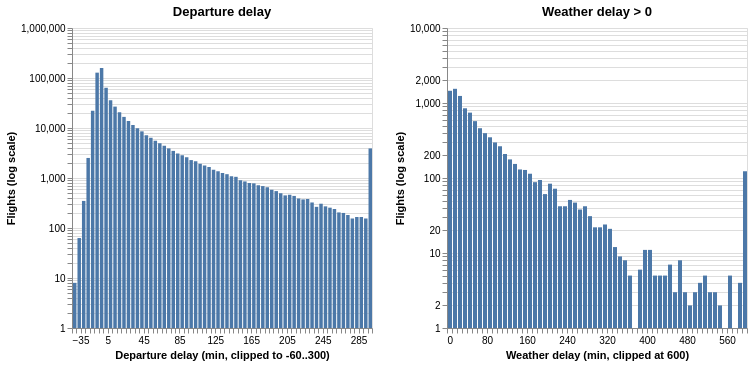

Notebook source saved alongside this figure:
### Markdown cell above
### Distribution plots

### Code cell
# Delays have a long right tail (max ~46 hours), so clip the view to -60..300 min and use a log y-axis
# Weather delay is 0 for most late flights, so plot only the flights where it is > 0
dep_chart = alt.Chart(flights[['dep_delay']].dropna().clip(-60, 300)).mark_bar().encode(
    x=alt.X('dep_delay:Q', bin=alt.Bin(step=5), title='Departure delay (min, clipped to -60..300)'),
    y=alt.Y('count():Q', scale=alt.Scale(type='log'), title='Flights (log scale)'),
).properties(title='Departure delay', width=300)
wx_chart = alt.Chart(flights.loc[flights['weather_delay'] > 0, ['weather_delay']].clip(upper=600)).mark_bar().encode(
    x=alt.X('weather_delay:Q', bin=alt.Bin(step=10), title='Weather delay (min, clipped at 600)'),
    y=alt.Y('count():Q', scale=alt.Scale(type='log'), title='Flights (log scale)'),
).properties(title='Weather delay > 0', width=300)
dep_chart | wx_chart

### Figure 1 — Vega specification as saved in the notebook (floating-point values rounded to 4 significant figures)
{"$schema": "https://vega.github.io/schema/vega/v5.json", "data": [{"name": "source_0", "values": [{"__count": 63785, "bin_step_5_dep_delay": 0.0, "bin_step_5_dep_delay_end": 5.0}, {"__count": 159251, "bin_step_5_dep_delay": -5.0, "bin_step_5_dep_delay_end": 0.0}, {"__count": 127925, "bin_step_5_dep_delay": -10.0, "bin_step_5_dep_delay_end": -5.0}, {"__count": 1924, "bin_step_5_dep_delay": 105.0, "bin_step_5_dep_delay_end": 110.0}, {"__count": 2281, "bin_step_5_dep_delay": 95.0, "bin_step_5_dep_delay_end": 100.0}, {"__count": 22116, "bin_step_5_dep_delay": -15.0, "bin_step_5_dep_delay_end": -10.0}, {"__count": 36039, "bin_step_5_dep_delay": 5.0, "bin_step_5_dep_delay_end": 10.0}, {"__count": 9930, "bin_step_5_dep_delay": 35.0, "bin_step_5_dep_delay_end": 40.0}, {"__count": 16685, "bin_step_5_dep_delay": 20.0, "bin_step_5_dep_delay_end": 25.0}, {"__count": 3908, "bin_step_5_dep_delay": 70.0, "bin_step_5_dep_delay_end": 75.0}, {"__count": 6379, "bin_step_5_dep_delay": 50.0, "bin_step_5_dep_delay_end": 55.0}, {"__count": 200, "bin_step_5_dep_delay": 265.0, "bin_step_5_dep_delay_end": 270.0}, {"__count": 2601, "bin_step_5_dep_delay": 90.0, "bin_step_5_dep_delay_end": 95.0}, {"__count": 20743, "bin_step_5_dep_delay": 15.0, "bin_step_5_dep_delay_end": 20.0}, {"__count": 26790, "bin_step_5_dep_delay": 10.0, "bin_step_5_dep_delay_end": 15.0}, {"__count": 11494, "bin_step_5_dep_delay": 30.0, "bin_step_5_dep_delay_end": 35.0}, {"__count": 4393, "bin_step_5_dep_delay": 65.0, "bin_step_5_dep_delay_end": 70.0}, {"__count": 13880, "bin_step_5_dep_delay": 25.0, "bin_step_5_dep_delay_end": 30.0}, {"__count": 5571, "bin_step_5_dep_delay": 55.0, "bin_step_5_dep_delay_end": 60.0}, {"__count": 2518, "bin_step_5_dep_delay": -20.0, "bin_step_5_dep_delay_end": -15.0}, {"__count": 4953, "bin_step_5_dep_delay": 60.0, "bin_step_5_dep_delay_end": 65.0}, {"__count": 689, "bin_step_5_dep_delay": 175.0, "bin_step_5_dep_delay_end": 180.0}, {"__count": 7147, "bin_step_5_dep_delay": 45.0, "bin_step_5_dep_delay_end": 50.0}, {"__count": 465, "bin_step_5_dep_delay": 205.0, "bin_step_5_dep_delay_end": 210.0}, {"__count": 1260, "bin_step_5_dep_delay": 130.0, "bin_step_5_dep_delay_end": 135.0}, {"__count": 2850, "bin_step_5_dep_delay": 85.0, "bin_step_5_dep_delay_end": 90.0}, {"__count": 1364, "bin_step_5_dep_delay": 125.0, "bin_step_5_dep_delay_end": 130.0}, {"__count": 3485, "bin_step_5_dep_delay": 75.0, "bin_step_5_dep_delay_end": 80.0}, {"__count": 8567, "bin_step_5_dep_delay": 40.0, "bin_step_5_dep_delay_end": 45.0}, {"__count": 3902, "bin_step_5_dep_delay": 295.0, "bin_step_5_dep_delay_end": 300.0}, {"__count": 3087, "bin_step_5_dep_delay": 80.0, "bin_step_5_dep_delay_end": 85.0}, {"__count": 1661, "bin_step_5_dep_delay": 115.0, "bin_step_5_dep_delay_end": 120.0}, {"__count": 1774, "bin_step_5_dep_delay": 110.0, "bin_step_5_dep_delay_end": 115.0}, {"__count": 1056, "bin_step_5_dep_delay": 145.0, "bin_step_5_dep_delay_end": 150.0}, {"__count": 1456, "bin_step_5_dep_delay": 120.0, "bin_step_5_dep_delay_end": 125.0}, {"__count": 324, "bin_step_5_dep_delay": 230.0, "bin_step_5_dep_delay_end": 235.0}, {"__count": 654, "bin_step_5_dep_delay": 180.0, "bin_step_5_dep_delay_end": 185.0}, {"__count": 547, "bin_step_5_dep_delay": 190.0, "bin_step_5_dep_delay_end": 195.0}, {"__count": 63, "bin_step_5_dep_delay": -30.0, "bin_step_5_dep_delay_end": -25.0}, {"__count": 901, "bin_step_5_dep_delay": 150.0, "bin_step_5_dep_delay_end": 155.0}, {"__count": 494, "bin_step_5_dep_delay": 195.0, "bin_step_5_dep_delay_end": 200.0}, {"__count": 854, "bin_step_5_dep_delay": 155.0, "bin_step_5_dep_delay_end": 160.0}, {"__count": 389, "bin_step_5_dep_delay": 215.0, "bin_step_5_dep_delay_end": 220.0}, {"__count": 255, "bin_step_5_dep_delay": 250.0, "bin_step_5_dep_delay_end": 255.0}, {"__count": 715, "bin_step_5_dep_delay": 170.0, "bin_step_5_dep_delay_end": 175.0}, {"__count": 2160, "bin_step_5_dep_delay": 100.0, "bin_step_5_dep_delay_end": 105.0}, {"__count": 582, "bin_step_5_dep_delay": 185.0, "bin_step_5_dep_delay_end": 190.0}, {"__count": 781, "bin_step_5_dep_delay": 165.0, "bin_step_5_dep_delay_end": 170.0}, {"__count": 240, "bin_step_5_dep_delay": 255.0, "bin_step_5_dep_delay_end": 260.0}, {"__count": 438, "bin_step_5_dep_delay": 210.0, "bin_step_5_dep_delay_end": 215.0}, {"__count": 1192, "bin_step_5_dep_delay": 135.0, "bin_step_5_dep_delay_end": 140.0}, {"__count": 380, "bin_step_5_dep_delay": 225.0, "bin_step_5_dep_delay_end": 230.0}, {"__count": 306, "bin_step_5_dep_delay": 240.0, "bin_step_5_dep_delay_end": 245.0}, {"__count": 449, "bin_step_5_dep_delay": 200.0, "bin_step_5_dep_delay_end": 205.0}, {"__count": 791, "bin_step_5_dep_delay": 160.0, "bin_step_5_dep_delay_end": 165.0}, {"__count": 348, "bin_step_5_dep_delay": -25.0, "bin_step_5_dep_delay_end": -20.0}, {"__count": 166, "bin_step_5_dep_delay": 280.0, "bin_step_5_dep_delay_end": 285.0}, {"__count": 265, "bin_step_5_dep_delay": 235.0, "bin_step_5_dep_delay_end": 240.0}, {"__count": 1085, "bin_step_5_dep_delay": 140.0, "bin_step_5_dep_delay_end": 145.0}, {"__count": 373, "bin_step_5_dep_delay": 220.0, "bin_step_5_dep_delay_end": 225.0}, {"__count": 205, "bin_step_5_dep_delay": 260.0, "bin_step_5_dep_delay_end": 265.0}, {"__count": 155, "bin_step_5_dep_delay": 275.0, "bin_step_5_dep_delay_end": 280.0}, {"__count": 166, "bin_step_5_dep_delay": 285.0, "bin_step_5_dep_delay_end": 290.0}, {"__count": 182, "bin_step_5_dep_delay": 270.0, "bin_step_5_dep_delay_end": 275.0}, {"__count": 155, "bin_step_5_dep_delay": 290.0, "bin_step_5_dep_delay_end": 295.0}, {"__count": 271, "bin_step_5_dep_delay": 245.0, "bin_step_5_dep_delay_end": 250.0}, {"__count": 8, "bin_step_5_dep_delay": -35.0, "bin_step_5_dep_delay_end": -30.0}]}, {"name": "source_1", "values": [{"__count": 573, "bin_step_10_weather_delay": 50.0, "bin_step_10_weather_delay_end": 60.0}, {"__count": 1242, "bin_step_10_weather_delay": 20.0, "bin_step_10_weather_delay_end": 30.0}, {"__count": 1546, "bin_step_10_weather_delay": 10.0, "bin_step_10_weather_delay_end": 20.0}, {"__count": 1455, "bin_step_10_weather_delay": 0.0, "bin_step_10_weather_delay_end": 10.0}, {"__count": 850, "bin_step_10_weather_delay": 30.0, "bin_step_10_weather_delay_end": 40.0}, {"__count": 130, "bin_step_10_weather_delay": 140.0, "bin_step_10_weather_delay_end": 150.0}, {"__count": 744, "bin_step_10_weather_delay": 40.0, "bin_step_10_weather_delay_end": 50.0}, {"__count": 461, "bin_step_10_weather_delay": 60.0, "bin_step_10_weather_delay_end": 70.0}, {"__count": 24, "bin_step_10_weather_delay": 310.0, "bin_step_10_weather_delay_end": 320.0}, {"__count": 128, "bin_step_10_weather_delay": 150.0, "bin_step_10_weather_delay_end": 160.0}, {"__count": 396, "bin_step_10_weather_delay": 70.0, "bin_step_10_weather_delay_end": 80.0}, {"__count": 349, "bin_step_10_weather_delay": 80.0, "bin_step_10_weather_delay_end": 90.0}, {"__count": 114, "bin_step_10_weather_delay": 160.0, "bin_step_10_weather_delay_end": 170.0}, {"__count": 265, "bin_step_10_weather_delay": 100.0, "bin_step_10_weather_delay_end": 110.0}, {"__count": 298, "bin_step_10_weather_delay": 90.0, "bin_step_10_weather_delay_end": 100.0}, {"__count": 42, "bin_step_10_weather_delay": 220.0, "bin_step_10_weather_delay_end": 230.0}, {"__count": 88, "bin_step_10_weather_delay": 170.0, "bin_step_10_weather_delay_end": 180.0}, {"__count": 177, "bin_step_10_weather_delay": 120.0, "bin_step_10_weather_delay_end": 130.0}, {"__count": 38, "bin_step_10_weather_delay": 260.0, "bin_step_10_weather_delay_end": 270.0}, {"__count": 209, "bin_step_10_weather_delay": 110.0, "bin_step_10_weather_delay_end": 120.0}, {"__count": 154, "bin_step_10_weather_delay": 130.0, "bin_step_10_weather_delay_end": 140.0}, {"__count": 84, "bin_step_10_weather_delay": 200.0, "bin_step_10_weather_delay_end": 210.0}, {"__count": 94, "bin_step_10_weather_delay": 180.0, "bin_step_10_weather_delay_end": 190.0}, {"__count": 61, "bin_step_10_weather_delay": 190.0, "bin_step_10_weather_delay_end": 200.0}, {"__count": 6, "bin_step_10_weather_delay": 380.0, "bin_step_10_weather_delay_end": 390.0}, {"__count": 42, "bin_step_10_weather_delay": 270.0, "bin_step_10_weather_delay_end": 280.0}, {"__count": 123, "bin_step_10_weather_delay": 590.0, "bin_step_10_weather_delay_end": 600.0}, {"__count": 72, "bin_step_10_weather_delay": 210.0, "bin_step_10_weather_delay_end": 220.0}, {"__count": 1, "bin_step_10_weather_delay": 550.0, "bin_step_10_weather_delay_end": 560.0}, {"__count": 47, "bin_step_10_weather_delay": 250.0, "bin_step_10_weather_delay_end": 260.0}, {"__count": 31, "bin_step_10_weather_delay": 280.0, "bin_step_10_weather_delay_end": 290.0}, {"__count": 5, "bin_step_10_weather_delay": 420.0, "bin_step_10_weather_delay_end": 430.0}, {"__count": 51, "bin_step_10_weather_delay": 240.0, "bin_step_10_weather_delay_end": 250.0}, {"__count": 42, "bin_step_10_weather_delay": 230.0, "bin_step_10_weather_delay_end": 240.0}, {"__count": 5, "bin_step_10_weather_delay": 430.0, "bin_step_10_weather_delay_end": 440.0}, {"__count": 5, "bin_step_10_weather_delay": 560.0, "bin_step_10_weather_delay_end": 570.0}, {"__count": 4, "bin_step_10_weather_delay": 500.0, "bin_step_10_weather_delay_end": 510.0}, {"__count": 3, "bin_step_10_weather_delay": 530.0, "bin_step_10_weather_delay_end": 540.0}, {"__count": 2, "bin_step_10_weather_delay": 480.0, "bin_step_10_weather_delay_end": 490.0}, {"__count": 9, "bin_step_10_weather_delay": 340.0, "bin_step_10_weather_delay_end": 350.0}, {"__count": 21, "bin_step_10_weather_delay": 320.0, "bin_step_10_weather_delay_end": 330.0}, {"__count": 22, "bin_step_10_weather_delay": 300.0, "bin_step_10_weather_delay_end": 310.0}, {"__count": 22, "bin_step_10_weather_delay": 290.0, "bin_step_10_weather_delay_end": 300.0}, {"__count": 2, "bin_step_10_weather_delay": 540.0, "bin_step_10_weather_delay_end": 550.0}, {"__count": 3, "bin_step_10_weather_delay": 450.0, "bin_step_10_weather_delay_end": 460.0}, {"__count": 5, "bin_step_10_weather_delay": 360.0, "bin_step_10_weather_delay_end": 370.0}, {"__count": 11, "bin_step_10_weather_delay": 390.0, "bin_step_10_weather_delay_end": 400.0}, {"__count": 8, "bin_step_10_weather_delay": 460.0, "bin_step_10_weather_delay_end": 470.0}, {"__count": 3, "bin_step_10_weather_delay": 490.0, "bin_step_10_weather_delay_end": 500.0}, {"__count": 1, "bin_step_10_weather_delay": 370.0, "bin_step_10_weather_delay_end": 380.0}, {"__count": 8, "bin_step_10_weather_delay": 350.0, "bin_step_10_weather_delay_end": 360.0}, {"__count": 11, "bin_step_10_weather_delay": 400.0, "bin_step_10_weather_delay_end": 410.0}, {"__count": 12, "bin_step_10_weather_delay": 330.0, "bin_step_10_weather_delay_end": 340.0}, {"__count": 3, "bin_step_10_weather_delay": 520.0, "bin_step_10_weather_delay_end": 530.0}, {"__count": 4, "bin_step_10_weather_delay": 580.0, "bin_step_10_weather_delay_end": 590.0}, {"__count": 5, "bin_step_10_weather_delay": 510.0, "bin_step_10_weather_delay_end": 520.0}, {"__count": 5, "bin_step_10_weather_delay": 410.0, "bin_step_10_weather_delay_end": 420.0}, {"__count": 7, "bin_step_10_weather_delay": 440.0, "bin_step_10_weather_delay_end": 450.0}, {"__count": 3, "bin_step_10_weather_delay": 470.0, "bin_step_10_weather_delay_end": 480.0}, {"__count": 1, "bin_step_10_weather_delay": 570.0, "bin_step_10_weather_delay_end": 580.0}]}], "signals": [{"name": "concat_0_bin_step_5_dep_delay_bins", "value": {"fields": ["dep_delay"], "fname": "bin_dep_delay", "start": -35.0, "step": 5.0, "stop": 300.0}}, {"name": "concat_1_bin_step_10_weather_delay_bins", "value": {"fields": ["weather_delay"], "fname": "bin_weather_delay", "start": 0.0, "step": 10.0, "stop": 600.0}}, {"name": "childWidth", "value": 300}], "marks": [{"type": "group", "name": "concat_0_group", "encode": {"update": {"height": {"signal": "height"}, "width": {"signal": "childWidth"}}}, "marks": [{"type": "rect", "name": "concat_0_marks", "from": {"data": "source_0"}, "encode": {"update": {"x2": {"field": "bin_step_5_dep_delay", "scale": "concat_0_x", "offset": {"signal": "0.5 + (abs(scale(\"concat_0_x\", datum[\"bin_step_5_dep_delay_end\"]) - scale(\"concat_0_x\", datum[\"bin_step_5_dep_delay\"])) < 0.25 ? -0.5 * (0.25 - (abs(scale(\"concat_0_x\", datum[\"bin_step_5_dep_delay_end\"]) - scale(\"concat_0_x\", datum[\"bin_step_5_dep_delay\"])))) : 0.5)"}}, "fill": {"value": "#4c78a8"}, "x": {"field": "bin_step_5_dep_delay_end", "scale": "concat_0_x", "offset": {"signal": "0.5 + (abs(scale(\"concat_0_x\", datum[\"bin_step_5_dep_delay_end\"]) - scale(\"concat_0_x\", datum[\"bin_step_5_dep_delay\"])) < 0.25 ? 0.5 * (0.25 - (abs(scale(\"concat_0_x\", datum[\"bin_step_5_dep_delay_end\"]) - scale(\"concat_0_x\", datum[\"bin_step_5_dep_delay\"])))) : -0.5)"}}, "y": {"field": "__count", "scale": "concat_0_y"}, "y2": {"signal": "scale('concat_0_y', domain('concat_0_y')[0])"}}}, "style": ["bar"]}], "axes": [{"scale": "concat_0_y", "minExtent": 0, "gridScale": "concat_0_x", "ticks": false, "zindex": 0, "domain": false, "grid": true, "orient": "left", "labels": false, "aria": false, "maxExtent": 0}, {"scale": "concat_0_x", "zindex": 0, "orient": "bottom", "grid": false, "title": "Departure delay (min, clipped to -60..300)", "labelFlush": true, "labelOverlap": true, "tickCount": {"signal": "ceil(childWidth/10)"}}, {"scale": "concat_0_y", "orient": "left", "title": "Flights (log scale)", "labelOverlap": "greedy", "grid": false, "zindex": 0}], "title": {"text": "Departure delay", "frame": "group"}, "style": "cell"}, {"type": "group", "name": "concat_1_group", "encode": {"update": {"height": {"signal": "height"}, "width": {"signal": "childWidth"}}}, "marks": [{"type": "rect", "name": "concat_1_marks", "from": {"data": "source_1"}, "encode": {"update": {"fill": {"value": "#4c78a8"}, "y2": {"signal": "scale('concat_1_y', domain('concat_1_y')[0])"}, "y": {"field": "__count", "scale": "concat_1_y"}, "x": {"field": "bin_step_10_weather_delay_end", "scale": "concat_1_x", "offset": {"signal": "0.5 + (abs(scale(\"concat_1_x\", datum[\"bin_step_10_weather_delay_end\"]) - scale(\"concat_1_x\", datum[\"bin_step_10_weather_delay\"])) < 0.25 ? 0.5 * (0.25 - (abs(scale(\"concat_1_x\", datum[\"bin_step_10_weather_delay_end\"]) - scale(\"concat_1_x\", datum[\"bin_step_10_weather_delay\"])))) : -0.5)"}}, "x2": {"field": "bin_step_10_weather_delay", "scale": "concat_1_x", "offset": {"signal": "0.5 + (abs(scale(\"concat_1_x\", datum[\"bin_step_10_weather_delay_end\"]) - scale(\"concat_1_x\", datum[\"bin_step_10_weather_delay\"])) < 0.25 ? -0.5 * (0.25 - (abs(scale(\"concat_1_x\", datum[\"bin_step_10_weather_delay_end\"]) - scale(\"concat_1_x\", datum[\"bin_step_10_weather_delay\"])))) : 0.5)"}}}}, "style": ["bar"]}], "axes": [{"scale": "concat_1_y", "minExtent": 0, "orient": "left", "grid": true, "aria": false, "gridScale": "concat_1_x", "ticks": false, "zindex": 0, "maxExtent": 0, "domain": false, "labels": false}, {"scale": "concat_1_x", "orient": "bottom", "title": "Weather delay (min, clipped at 600)", "labelOverlap": true, "tickCount": {"signal": "ceil(childWidth/10)"}, "zindex": 0, "labelFlush": true, "grid": false}, {"scale": "concat_1_y", "labelOverlap": "greedy", "zindex": 0, "title": "Flights (log scale)", "orient": "left", "grid": false}], "title": {"text": "Weather delay > 0", "frame": "group"}, "style": "cell"}], "scales": [{"name": "concat_0_x", "type": "linear", "domain": {"signal": "[concat_0_bin_step_5_dep_delay_bins.start, concat_0_bin_step_5_dep_delay_bins.stop]"}, "range": [0, {"signal": "childWidth"}], "bins": {"signal": "concat_0_bin_step_5_dep_delay_bins"}, "zero": false}, {"name": "concat_0_y", "type": "log", "domain": {"data": "source_0", "field": "__count"}, "range": [{"signal": "height"}, 0], "nice": true}, {"name": "concat_1_x", "type": "linear", "domain": {"signal": "[concat_1_bin_step_10_weather_delay_bins.start, concat_1_bin_step_10_weather_delay_bins.stop]"}, "range": [0, {"signal": "childWidth"}], "bins": {"signal": "concat_1_bin_step_10_weather_delay_bins"}, "zero": false}, {"name": "concat_1_y", "type": "log", "domain": {"data": "source_1", "field": "__count"}, "range": [{"signal": "height"}, 0], "nice": true}], "height": 300, "background": "white", "layout": {"padding": 20, "bounds": "full", "align": "each"}, "padding": 5}
